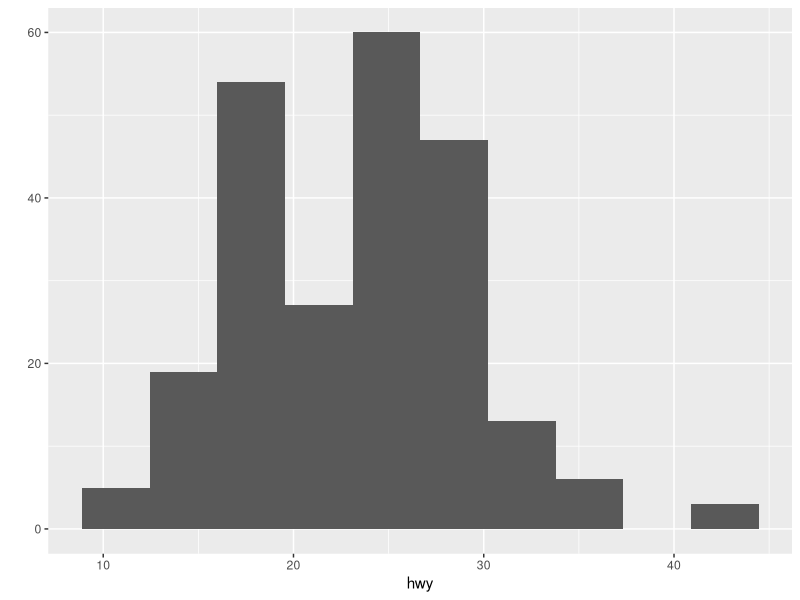
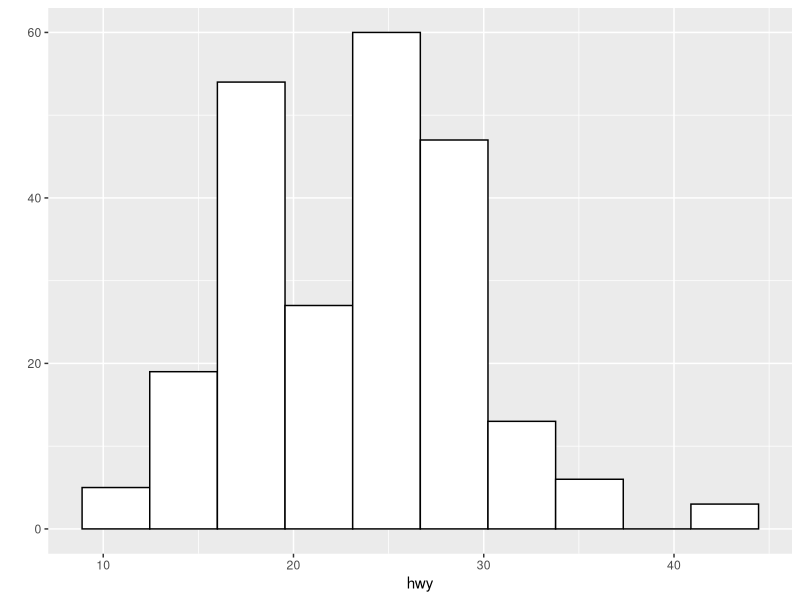
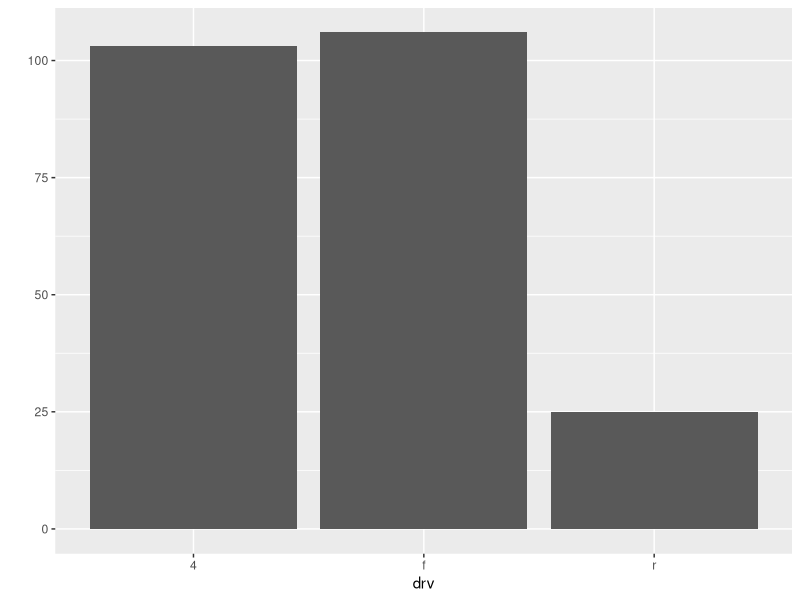
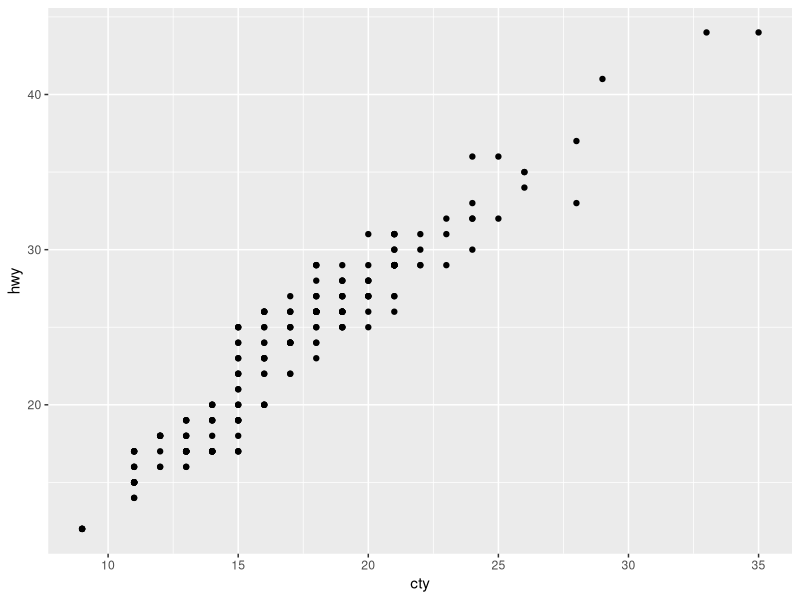
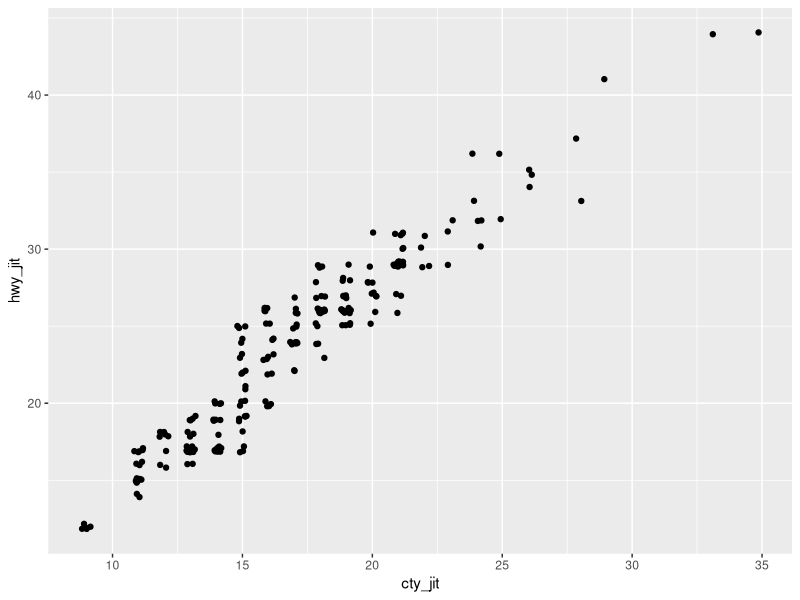
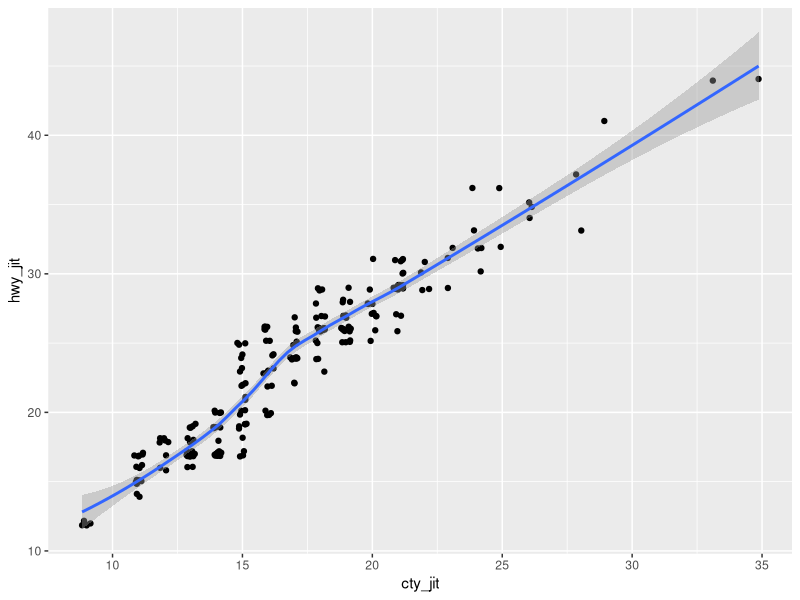
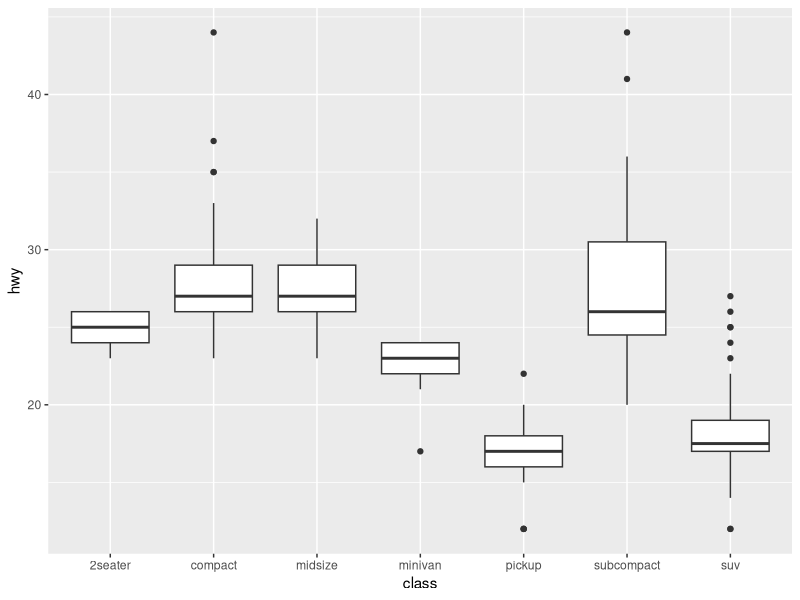
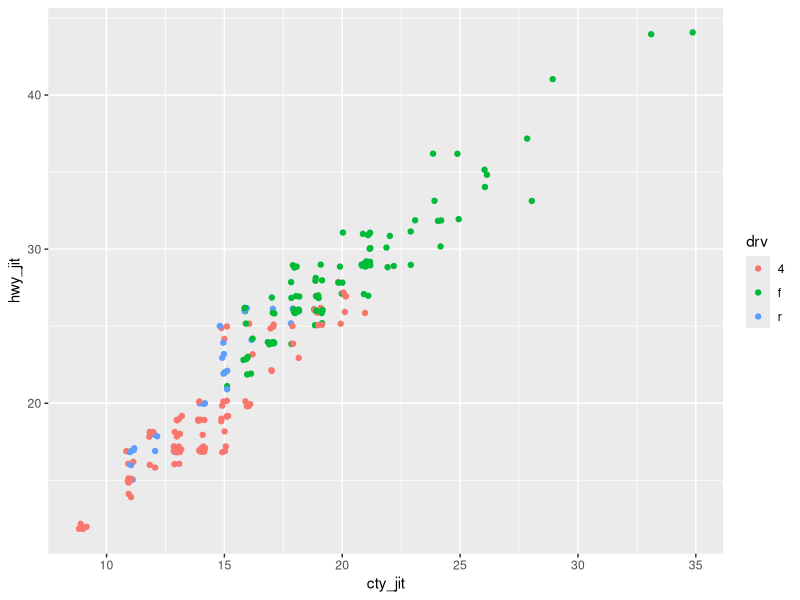

The R source for these figures, in order:
## ---- chunk 1
knitr::opts_chunk$set(echo = TRUE, 
                      fig.width = 3, 
                      fig.height = 2, 
                      fig.align = "center")
## ---- chunk 2
set.seed(1)
## ---- chunk 3
library(ggplot2)
## ---- chunk 4
data(mpg, package = "ggplot2")
## ---- chunk 5
library(dplyr)
## ---- chunk 6
qplot(x = hwy, data = mpg, geom = "histogram", bins = 10)
## ---- chunk 7
qplot(x = hwy,
      data = mpg,
      geom = "histogram",
      bins = 10, 
      color = I("black"),
      fill = I("white"))
## ---- chunk 8
qplot(x = drv, data = mpg, geom = "bar")
## ---- chunk 9
qplot(x = cty, y = hwy, data = mpg, geom = "point")
## ---- chunk 10
mpg <- mutate(mpg, cty_jit = jitter(cty), hwy_jit = jitter(hwy))
qplot(x = cty_jit, y = hwy_jit, data = mpg, geom = "point")
## ---- chunk 11
qplot(x = cty_jit, y = hwy_jit, data = mpg, geom = "point") + 
  geom_smooth()
## ---- chunk 12
qplot(x = class, y = hwy, data = mpg, geom = "boxplot")
## ---- chunk 13
qplot(x = cty_jit, y = hwy_jit, color = drv, data = mpg)
## ---- chunk 14
qplot(x = cty_jit, y = hwy_jit, color = drv, data = mpg) + 
  scale_color_discrete(name = "New Name1")
qplot(x = cty_jit, y = hwy_jit, shape = drv, data = mpg) +
  scale_shape_discrete(name = "New Name2")
## ---- chunk 15
qplot(cty, hwy, data = mpg, facets = . ~ drv, geom = "point")
qplot(cty, hwy, data = mpg, facets = drv ~ ., geom = "point")
## ---- chunk 16
qplot(cty, hwy, data = mpg, facets = fl ~ drv, geom = "point")
## ---- chunk 17
qplot(x = cty, y = hwy, data = mpg) +
  theme_bw()
